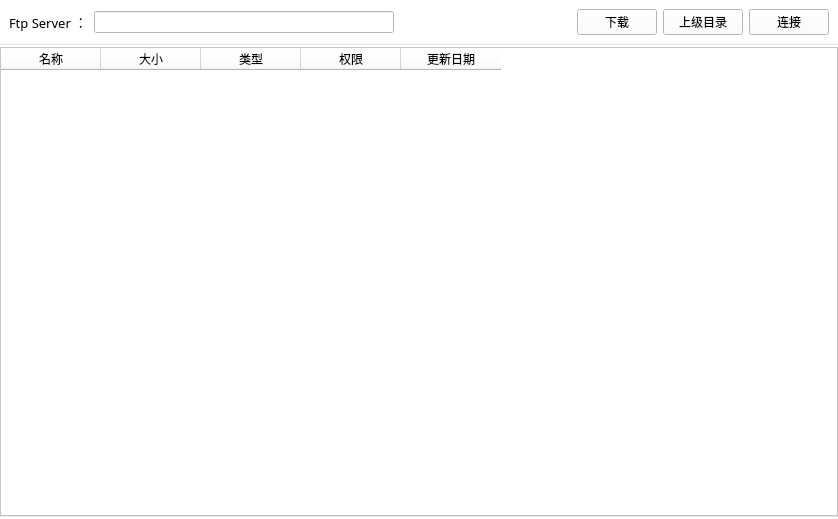
<?xml version="1.0" encoding="UTF-8"?>
<ui version="4.0">
 <class>FileManagerBarClass</class>
 <widget class="QWidget" name="FileManagerBarClass">
  <property name="geometry">
   <rect>
    <x>0</x>
    <y>0</y>
    <width>838</width>
    <height>519</height>
   </rect>
  </property>
  <property name="minimumSize">
   <size>
    <width>0</width>
    <height>519</height>
   </size>
  </property>
  <property name="maximumSize">
   <size>
    <width>16777215</width>
    <height>16777215</height>
   </size>
  </property>
  <property name="windowTitle">
   <string>Form</string>
  </property>
  <property name="styleSheet">
   <string notr="true">background:#FFFFFF;</string>
  </property>
  <layout class="QVBoxLayout" name="verticalLayout" stretch="23,0,470,0">
   <property name="spacing">
    <number>0</number>
   </property>
   <property name="margin">
    <number>0</number>
   </property>
   <item>
    <widget class="QWidget" name="widget" native="true">
     <layout class="QHBoxLayout" name="horizontalLayout">
      <item>
       <widget class="QLabel" name="ftpServerLabel_">
        <property name="styleSheet">
         <string notr="true">font:13px SIMHEI;</string>
        </property>
        <property name="text">
         <string>Ftp Server ：</string>
        </property>
       </widget>
      </item>
      <item>
       <widget class="QLineEdit" name="ftpServerLineEdit_">
        <property name="minimumSize">
         <size>
          <width>300</width>
          <height>0</height>
         </size>
        </property>
       </widget>
      </item>
      <item>
       <spacer name="horizontalSpacer">
        <property name="orientation">
         <enum>Qt::Horizontal</enum>
        </property>
        <property name="sizeHint" stdset="0">
         <size>
          <width>10</width>
          <height>20</height>
         </size>
        </property>
       </spacer>
      </item>
      <item>
       <widget class="ltp::base::PushButton" name="downLoadButton_">
        <property name="text">
         <string>下载</string>
        </property>
       </widget>
      </item>
      <item>
       <widget class="ltp::base::PushButton" name="cdToParentButton_">
        <property name="text">
         <string>上级目录</string>
        </property>
       </widget>
      </item>
      <item>
       <widget class="ltp::base::PushButton" name="connectButton_">
        <property name="text">
         <string>连接</string>
        </property>
       </widget>
      </item>
     </layout>
    </widget>
   </item>
   <item>
    <widget class="Line" name="line_3">
     <property name="styleSheet">
      <string notr="true">border-top: 1px solid #E6E6E6;</string>
     </property>
     <property name="orientation">
      <enum>Qt::Horizontal</enum>
     </property>
    </widget>
   </item>
   <item>
    <widget class="ltp::base::FileTableWidget" name="tableWidget_">
     <column>
      <property name="text">
       <string>名称</string>
      </property>
     </column>
     <column>
      <property name="text">
       <string>大小</string>
      </property>
     </column>
     <column>
      <property name="text">
       <string>类型</string>
      </property>
     </column>
     <column>
      <property name="text">
       <string>权限</string>
      </property>
     </column>
     <column>
      <property name="text">
       <string>更新日期</string>
      </property>
     </column>
    </widget>
   </item>
   <item>
    <widget class="Line" name="line">
     <property name="styleSheet">
      <string notr="true">border-top: 1px solid #E6E6E6;</string>
     </property>
     <property name="orientation">
      <enum>Qt::Horizontal</enum>
     </property>
    </widget>
   </item>
  </layout>
 </widget>
 <customwidgets>
  <customwidget>
   <class>ltp::base::FileTableWidget</class>
   <extends>QTableWidget</extends>
   <header>base/filetablewidget.h</header>
  </customwidget>
  <customwidget>
   <class>ltp::base::PushButton</class>
   <extends>QPushButton</extends>
   <header>base/pushbutton.h</header>
  </customwidget>
 </customwidgets>
 <resources/>
 <connections/>
</ui>
